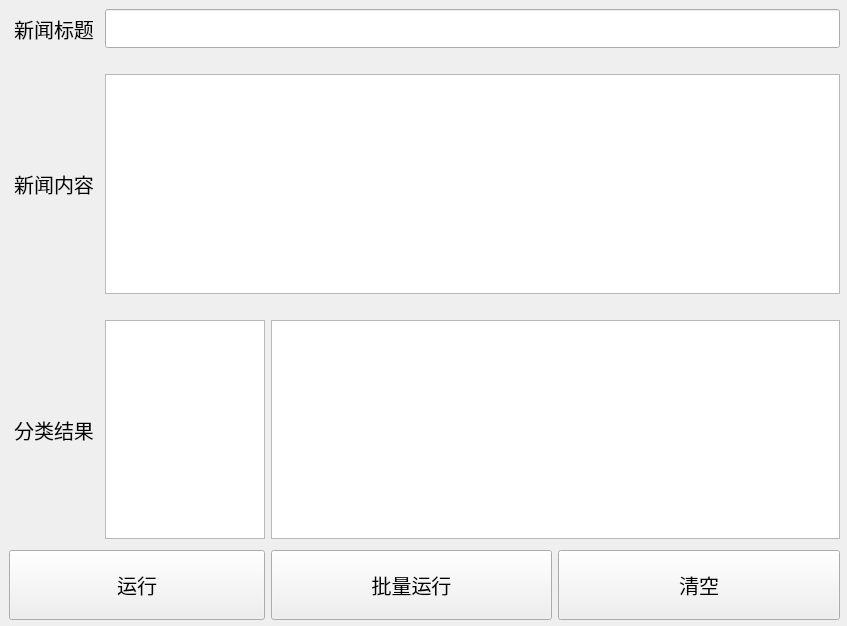
<?xml version="1.0" encoding="UTF-8"?>
<ui version="4.0">
 <class>MainWindow</class>
 <widget class="QMainWindow" name="MainWindow">
  <property name="geometry">
   <rect>
    <x>0</x>
    <y>0</y>
    <width>847</width>
    <height>626</height>
   </rect>
  </property>
  <property name="windowTitle">
   <string>新闻文本分类器</string>
  </property>
  <widget class="QWidget" name="centralwidget">
   <property name="sizePolicy">
    <sizepolicy hsizetype="Fixed" vsizetype="Fixed">
     <horstretch>0</horstretch>
     <verstretch>0</verstretch>
    </sizepolicy>
   </property>
   <widget class="QWidget" name="gridLayoutWidget">
    <property name="geometry">
     <rect>
      <x>9</x>
      <y>9</y>
      <width>831</width>
      <height>611</height>
     </rect>
    </property>
    <layout class="QGridLayout" name="gridLayout">
     <item row="6" column="5" colspan="3">
      <widget class="QPushButton" name="clearing">
       <property name="sizePolicy">
        <sizepolicy hsizetype="Minimum" vsizetype="Maximum">
         <horstretch>0</horstretch>
         <verstretch>0</verstretch>
        </sizepolicy>
       </property>
       <property name="minimumSize">
        <size>
         <width>20</width>
         <height>70</height>
        </size>
       </property>
       <property name="font">
        <font>
         <pointsize>15</pointsize>
        </font>
       </property>
       <property name="text">
        <string>清空</string>
       </property>
      </widget>
     </item>
     <item row="6" column="2" colspan="3">
      <widget class="QPushButton" name="batchaction">
       <property name="sizePolicy">
        <sizepolicy hsizetype="Minimum" vsizetype="Maximum">
         <horstretch>0</horstretch>
         <verstretch>0</verstretch>
        </sizepolicy>
       </property>
       <property name="minimumSize">
        <size>
         <width>20</width>
         <height>70</height>
        </size>
       </property>
       <property name="font">
        <font>
         <pointsize>15</pointsize>
        </font>
       </property>
       <property name="text">
        <string>批量运行</string>
       </property>
      </widget>
     </item>
     <item row="2" column="0">
      <widget class="QLabel" name="content">
       <property name="font">
        <font>
         <pointsize>15</pointsize>
        </font>
       </property>
       <property name="text">
        <string>新闻内容</string>
       </property>
       <property name="alignment">
        <set>Qt::AlignCenter</set>
       </property>
      </widget>
     </item>
     <item row="4" column="0">
      <widget class="QLabel" name="result">
       <property name="font">
        <font>
         <pointsize>15</pointsize>
        </font>
       </property>
       <property name="text">
        <string>分类结果</string>
       </property>
       <property name="alignment">
        <set>Qt::AlignCenter</set>
       </property>
      </widget>
     </item>
     <item row="2" column="1" colspan="7">
      <widget class="QTextEdit" name="contentcontent">
       <property name="font">
        <font>
         <pointsize>18</pointsize>
        </font>
       </property>
      </widget>
     </item>
     <item row="0" column="1" colspan="7">
      <widget class="QLineEdit" name="titlecontent">
       <property name="font">
        <font>
         <pointsize>20</pointsize>
        </font>
       </property>
      </widget>
     </item>
     <item row="0" column="0">
      <widget class="QLabel" name="title">
       <property name="font">
        <font>
         <pointsize>15</pointsize>
        </font>
       </property>
       <property name="layoutDirection">
        <enum>Qt::LeftToRight</enum>
       </property>
       <property name="text">
        <string>新闻标题</string>
       </property>
       <property name="alignment">
        <set>Qt::AlignCenter</set>
       </property>
      </widget>
     </item>
     <item row="6" column="0" colspan="2">
      <widget class="QPushButton" name="action">
       <property name="sizePolicy">
        <sizepolicy hsizetype="Minimum" vsizetype="Maximum">
         <horstretch>0</horstretch>
         <verstretch>0</verstretch>
        </sizepolicy>
       </property>
       <property name="minimumSize">
        <size>
         <width>20</width>
         <height>70</height>
        </size>
       </property>
       <property name="maximumSize">
        <size>
         <width>16777215</width>
         <height>16777215</height>
        </size>
       </property>
       <property name="font">
        <font>
         <pointsize>15</pointsize>
        </font>
       </property>
       <property name="text">
        <string>运行</string>
       </property>
       <property name="iconSize">
        <size>
         <width>20</width>
         <height>20</height>
        </size>
       </property>
      </widget>
     </item>
     <item row="5" column="3">
      <spacer name="verticalSpacer">
       <property name="orientation">
        <enum>Qt::Vertical</enum>
       </property>
       <property name="sizeType">
        <enum>QSizePolicy::Fixed</enum>
       </property>
       <property name="sizeHint" stdset="0">
        <size>
         <width>20</width>
         <height>5</height>
        </size>
       </property>
      </spacer>
     </item>
     <item row="3" column="3">
      <spacer name="verticalSpacer_4">
       <property name="orientation">
        <enum>Qt::Vertical</enum>
       </property>
       <property name="sizeType">
        <enum>QSizePolicy::Fixed</enum>
       </property>
       <property name="sizeHint" stdset="0">
        <size>
         <width>20</width>
         <height>20</height>
        </size>
       </property>
      </spacer>
     </item>
     <item row="1" column="3">
      <spacer name="verticalSpacer_3">
       <property name="orientation">
        <enum>Qt::Vertical</enum>
       </property>
       <property name="sizeType">
        <enum>QSizePolicy::Fixed</enum>
       </property>
       <property name="sizeHint" stdset="0">
        <size>
         <width>20</width>
         <height>20</height>
        </size>
       </property>
      </spacer>
     </item>
     <item row="4" column="1">
      <widget class="QTextBrowser" name="classification">
       <property name="enabled">
        <bool>true</bool>
       </property>
       <property name="sizePolicy">
        <sizepolicy hsizetype="Ignored" vsizetype="Minimum">
         <horstretch>0</horstretch>
         <verstretch>0</verstretch>
        </sizepolicy>
       </property>
       <property name="minimumSize">
        <size>
         <width>0</width>
         <height>0</height>
        </size>
       </property>
       <property name="font">
        <font>
         <pointsize>18</pointsize>
        </font>
       </property>
      </widget>
     </item>
     <item row="4" column="2" colspan="6">
      <widget class="QTextBrowser" name="fscore">
       <property name="font">
        <font>
         <pointsize>18</pointsize>
        </font>
       </property>
      </widget>
     </item>
     <item row="3" column="1">
      <spacer name="horizontalSpacer">
       <property name="orientation">
        <enum>Qt::Horizontal</enum>
       </property>
       <property name="sizeType">
        <enum>QSizePolicy::Fixed</enum>
       </property>
       <property name="sizeHint" stdset="0">
        <size>
         <width>160</width>
         <height>20</height>
        </size>
       </property>
      </spacer>
     </item>
    </layout>
   </widget>
  </widget>
 </widget>
 <resources/>
 <connections/>
</ui>
